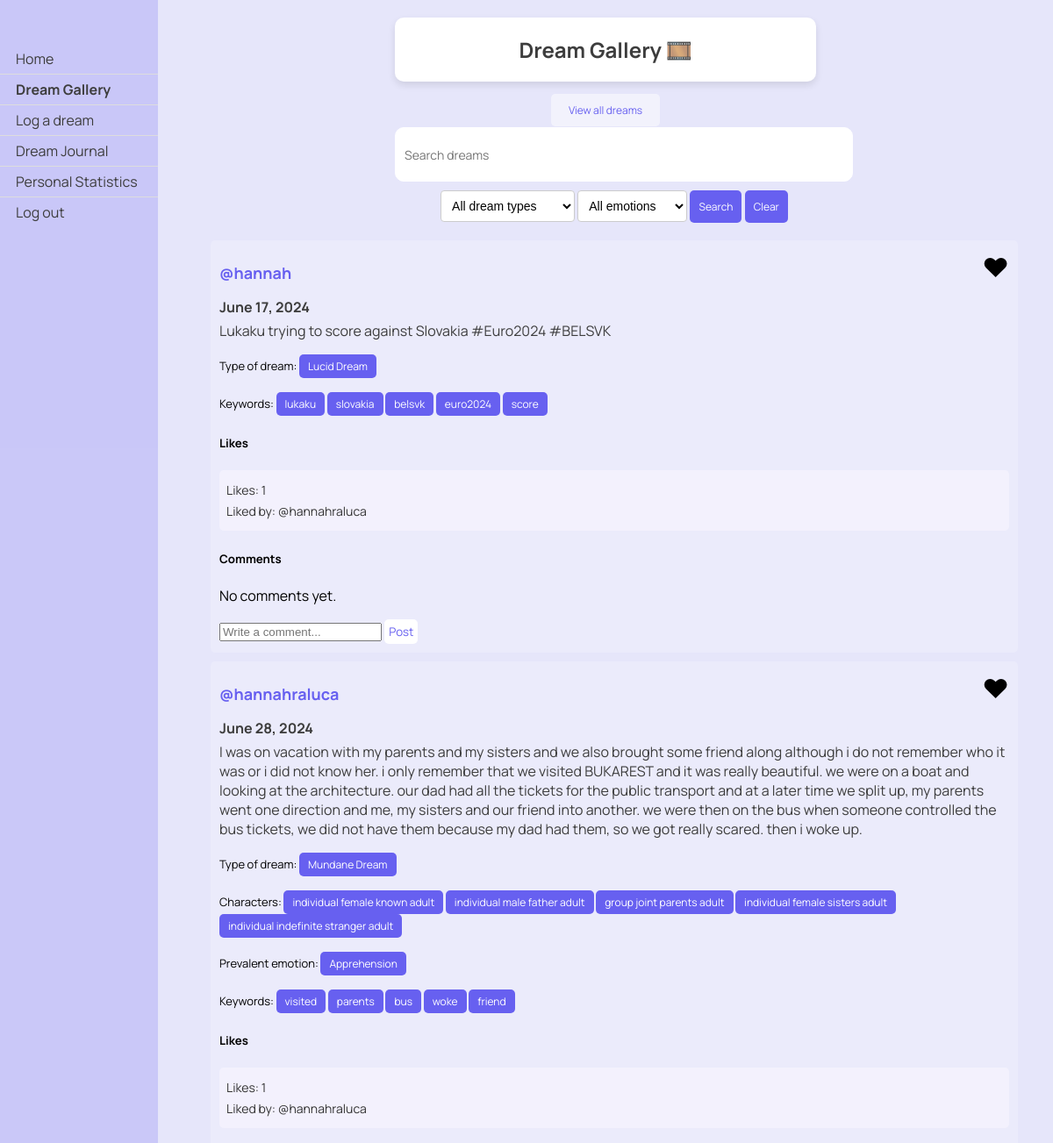
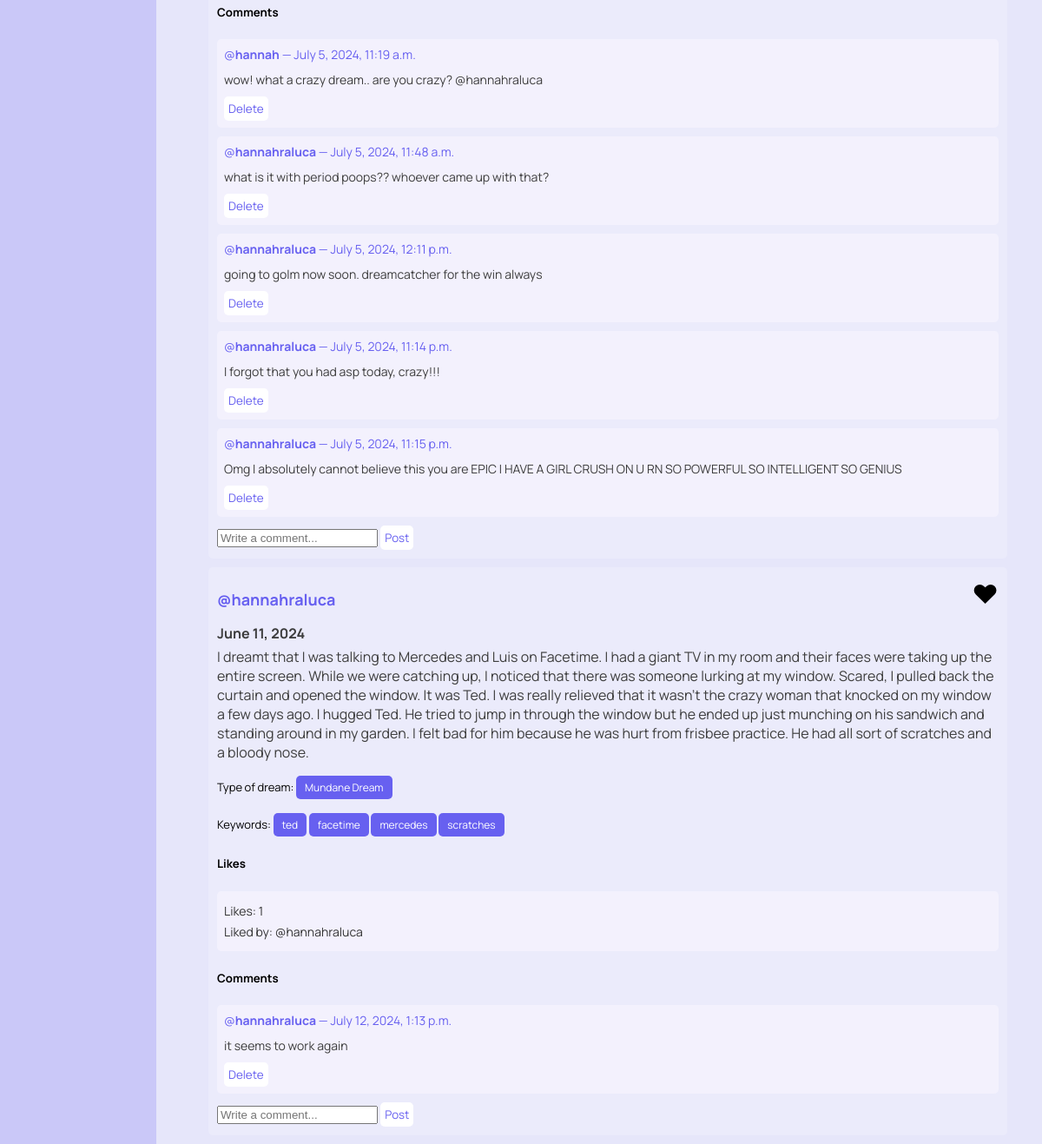
/dreams/view_liked (signed in), run on the app's committed database (2 pictures, top to bottom).
### dreams/models.py (models this page shows, shortened)
class Dream(models.Model):
    classification_options = [
        ('0', 'Nightmare'),
        ('1', 'Mundane Dream'),
        ('2', 'Lucid Dream'),
        ('3', 'Existential Dream'),
    ]
    user = models.ForeignKey(User, on_delete=models.CASCADE)
    date = models.DateField()
    content = models.TextField()
    shared = models.BooleanField(default=False)
    anon = models.BooleanField(default=False)
    processed = models.BooleanField(default=False)
    is_favorite = models.BooleanField(default=False)
    keywords = models.JSONField(default=list, blank=True)
    classification = models.CharField(max_length=1, choices=classification_options, blank=True, null=True, default='')
    characters = models.JSONField(default=list, blank=True)
    places = models.JSONField(default=list, blank=True)
    emotion = models.CharField(max_length=20, blank=True)
    optional_titles = models.JSONField(default=list, blank=True)
    title = models.TextField(blank=True)
    def likes_count(self):
        return self.likes.count()
    def liked_users(self):
        return [like.user for like in self.likes.all()]
    def classification_string(self):
        return dict(self.classification_options).get(self.classification, "No classification")

class Comment(models.Model):
    dream = models.ForeignKey(Dream, related_name='comments', on_delete=models.CASCADE)
    author = models.ForeignKey(User, on_delete=models.CASCADE)
    text = models.TextField()
    created_date = models.DateTimeField(auto_now_add=True)

### dreams/views.py (the view)
# urls.py: path('view_liked', views.view_liked, name='view_liked'),
@login_required
def view_liked(request):
    query = request.GET.get('q', '')
    liked_dream_likes = DreamLike.objects.filter(user=request.user)
    liked_dreams = [dream_like.dream for dream_like in liked_dream_likes]
    for dream in liked_dreams:
        dream.is_liked_by_user = True
        dream.likes_count = dream.likes_count
        dream.liked_users = dream.liked_users()
    if query:
        liked_dreams = [dream for dream in liked_dreams if query.lower() in dream.content.lower()]
    context = {
        'dreams': liked_dreams,
        'query': query,
        'is_liked_view': True,
    }
    return render(request, 'dreams/gallery.html', context)

### dreams/templatetags/highlight.py (called while the page is built)
@register.filter(name='highlight')
def highlight(text, search):
    pattern = re.compile(re.escape(search), re.IGNORECASE)
    highlighted_text = pattern.sub(f'<span class="highlight">{search}</span>', text)
    return highlighted_text

### dreams/templates/dreams/gallery.html (shortened to what this page needs)
{% load static %}
{% load highlight %}
<!DOCTYPE html>
<html>
<head>
    <link rel="stylesheet" type="text/css" href="{% static 'css/styles.css' %}">
</head>
<body>
    <div class="header">
        <h2>Dream Gallery 🎞️</h2>
    </div>
    <div class="sidenav">
        <a href="/">Home</a>
        <a href="{% url 'dreams:gallery' %}"><b>Dream Gallery</b></a>
        <a href="{% url 'dreams:log_dream' %}">Log a dream</a>
        <a href="{% url 'dreams:dream_journal' %}">Dream Journal</a>
        <a href="{% url 'dreams:personal_statistics' %}">Personal Statistics</a>
        <a href="{% url 'logout' %}">Log out</a>
    </div>
    <div class="button-container">
        <div>
            {% if is_liked_view %}
                <a href="{% url 'dreams:gallery' %}" class="button">View all dreams</a>
            {% else %}
                <a href="{% url 'dreams:view_liked' %}" class="button">View liked dreams</a>
            {% endif %}
        </div>
    </div>
    <div class="container">
        <form class="search-form" method="get" action="{% url 'dreams:gallery' %}">
            <input id="searchInput" type="text" name="q" placeholder="Search dreams" value="{{ query }}">
            <select id="classification" name="classification">
                <option value="">All dream types</option>
            </select>
            <select id="emotion" name="emotion">
                <option value="">All emotions</option>
            </select>
            <button type="submit">Search</button>
            <button type="button" onclick="clearSearch()">Clear</button>
        </form>
    </div>
    <div class="dreams">
        {% if dreams %}
            {% for dream in dreams%}
                {% if dream.shared %}
                    {% if not query or query|lower in dream.content|lower %}
                        <div class="dream">
                            {% if not dream.anon %}
                                <h2 class="dream-user">@{{ dream.user }}</h2>
                            {% endif %}
                            <h3 class="dream-date">{{ dream.date }}</h3>
                            <p class="dream-content">
                                {% autoescape off %}
                                {{ dream.content|safe|highlight:query }}
                                {% endautoescape %}
                            </p>
                            <p class="class-form">
                                {% if dream.classification %}
                                    Type of dream:
                                    <form class="class-form" method="get" action="{% url 'dreams:gallery' %}">
                                        <button type="submit">{{ dream.classification_string }}</button>
                                    </form>
                                {% endif %}
                            </p>
                            <p class="class-form">
                                {% if dream.characters %}
                                    Characters:
                                    {% for character in dream.characters %}
                                        <form class="class-form" method="get" action="{% url 'dreams:gallery' %}">
                                            <button type="submit">{{ character }}</button>
                                        </form>
                                    {% endfor %}
                                {% endif %}
                            </p>
                            <p class="class-form">
                                {% if dream.emotion %}
                                    Prevalent emotion:
                                    <form class="class-form" method="get" action="{% url 'dreams:gallery' %}">
                                        <button type="submit">{{ dream.emotion }}</button>
                                    </form>
                                {% endif %}
                            </p>
                            <p class="keyword-form">
                                Keywords:
                                {% for keyword in dream.keywords %}
                                    <form class="keyword-form" method="get" action="{% url 'dreams:gallery' %}">
                                        <button type="submit">{{ keyword }}</button>
                                    </form>
                                {% endfor %}
                            </p>
                            <h5>Likes</h5>
                            <div class="like-info">
                                <p>Likes: {{ dream.likes_count }}</p>
                                <p>Liked by:
                                    {% for user in dream.liked_users %}
                                        @{{ user.username }}
                                    {% endfor %}
                                </p>
                            </div>
                            <div class="menu">
                                <span class="icon">
                                    {% if dream.is_liked_by_user %}
                                        ♥
                                    {% else %}
                                        ♡
                                    {% endif %}
                                </span>
                            </div>
                            <div>
                                <h5>Comments</h5>
                                <div class="comment-section">
                                    {% for comment in dream.comments.all %}
                                        <div class="comment">
                                            <p>@<b>{{ comment.author }}</b> — {{ comment.created_date }} </p>
                                            <div class="comment-text">
                                                {{ comment.text }}
                                            </div>
                                            {% if comment.author == request.user or dream.user == request.user %}
                                                <form method="post" action="{% url 'dreams:delete_comment' comment.id %}">
                                                    <button type="submit" style="font-size: smaller; padding: 5px;">Delete</button>
                                                </form>
                                            {% endif %}
                                        </div>
                                    {% empty %}
                                        <p>No comments yet.</p>
                                    {% endfor %}
                                </div>
                                <form method="post" action="{% url 'dreams:add_comment' dream.id %}">
                                    <input type="text" name="text" placeholder="Write a comment..." required>
                                    <button type="submit" style="font-size: smaller; padding: 5px;">Post</button>
                                </form>
                            </div>
                        </div>
                    {% endif %}
                {% endif %}
            {% endfor %}
        {% else %}
            <p>No liked dreams found.</p>
        {% endif %}
    </div>
</body>
</html>

### static/css/styles.css (style rules this page uses)
body { font-family: 'Manrope', -apple-system, BlinkMacSystemFont, "Segoe UI", Roboto, Oxygen-Sans, Ubuntu, Cantarell, "Helvetica Neue", sans-serif; margin: 0; padding: 0; background-color: #E6E6FA; }
.button, button { font-family: 'Manrope', sans-serif; background-color: white; color:rgba(103, 96, 240); width: auto; text-decoration: none; padding: 10px 20px; border: none; border-radius: 5px; font-size: 18px; cursor: pointer; }

### dreams/templates/dreams/gallery.html (style rules this page uses)
body, html { margin: 0; padding: 0; width: 100%; height: 100%; font-family: 'Manrope', -apple-system, BlinkMacSystemFont, "Segoe UI", Roboto, Oxygen-Sans, Ubuntu, Cantarell, "Helvetica Neue", sans-serif; display: flex; flex-direction: column; justify-content: space-between; align-items: center; }
.header { background: #FFFFFF; color: #3D3D3D; border-radius: 10px; box-shadow: 0 4px 8px rgba(0, 0, 0, 0.1); width: 40%; text-align: center; margin-top: 20px; margin-left: 180px; z-index: 2; position: relative; }
.sidenav { height: 100%; width: 180px; position: fixed; z-index: 1; top: 0; left: 0; background-color: rgba(103, 96, 240, 0.224); overflow-x: hidden; padding-top: 50px; }
.sidenav a { padding: 6px 8px 6px 18px; text-decoration: none; font-size: 16px; color: #3D3D3D; display: block; border-bottom: 1px solid #ddd; }
.sidenav a:last-child { border-bottom: none; }
.container { display: flex; flex-direction: column; align-items: center; justify-content: flex-start; width: calc(100% - 200px); margin-left: 200px; margin-top: 30px; z-index: 1; max-width: 1200px; margin-left: 180px; margin: 0 auto; }
.search-form { text-align: center; width: 50%; margin-left: 200px; }
.search-form input[type="text"] { width: 100%; padding: 10px; font-size: 14px; border: 1px solid #ffffff; border-radius: 10px; height: 40px; margin-bottom: 10px; background-color: #ffffff; font-family: 'Manrope', sans-serif; }
.search-form button { padding: 10px 10px; font-size: 12px; cursor: pointer; background-color: rgba(103, 96, 240); color: white; border: none; border-radius: 5px; transition: background-color 0.3s; margin-bottom: 20px; font-family: 'Manrope', sans-serif; }
.keyword-form, .class-form { margin-bottom: 20px; text-align: center; width: 50%; font-size: 13px; display: inline; margin: 0 auto; }
.keyword-form button, .class-form button { padding: 5px 10px; font-size: 12px; cursor: pointer; background-color: rgba(103, 96, 240); color: white; border: none; border-radius: 5px; transition: background-color 0.3s; gap: 10px; font-family: 'Manrope', sans-serif; }
.dreams { width: 100%; max-width: 900px; margin-left: 180px; }
.dream { margin-bottom: 10px; padding: 10px; border-radius: 5px; background-color: rgba(255, 255, 255, 0.2); position: relative; width: 100%; }
.dream-date { font-size: 16px; font-weight: bold; margin-bottom: 5px; color: #3D3D3D; }
.dream-user { font-size: 18px; font-weight: bold; margin-bottom: 5px; color: rgba(103, 96, 240); }
.dream-content { font-size: 16px; margin-top: 5px; color: #3D3D3D; }
.menu { position: absolute; top: 10px; right: 10px; cursor: pointer; user-select: none; }
.menu .icon { font-size: 30px; font-weight: bold; }
.button { padding: 8px, 12px; border: none; border-radius: 5px; background-color: rgba(255, 255, 255, 0.5); font-size: 12px; cursor: pointer; text-decoration: none; transition: background-color 0.3s; font-family: inherit; margin-left: 180px; letter-spacing: inherit; }
.button-container { display: flex; gap: 12px; margin-bottom: 10px; margin-top: 20px; }
.like-info { margin-top: 10px; padding: 8px; background-color: #fcf9ff72; border-radius: 5px; }
.like-info p { margin: 5px 0; font-size: 14px; color: #333; }
.comment { background-color: #fcf9ff72; border-radius: 5px; padding: 8px; margin-bottom: 10px; }
.comment p { font-size: 14px; color: rgba(103, 96, 240); margin: 0; }
.comment-text { font-size: 14px; margin-top: 10px; margin-bottom: 10px; color: #3D3D3D; }
#classification option { padding: 8px; font-size: 14px; color: rgba(103, 96, 240); }
#classification { padding: 8px; font-size: 14px; border: 1px solid #ccc; border-radius: 4px; background-color: white; color: black, cursor: pointer; }
#emotion option { padding: 8px; font-size: 14px; background-color: white; color: rgba(103, 96, 240); }
#emotion { padding: 8px; font-size: 14px; border: 1px solid #ccc; border-radius: 4px; background-color: white; cursor: pointer; }

### data on the page
Dream: user "hannah", date "June 17, 2024", content|highlight "L u k a k u t r y i n g t o s c o r e a g a i n s t S l o v a k i a # E u r o 2 0 2 4 # B E L S V K", classification_string "Lucid Dream", keywords "lukaku" "slovakia" "belsvk" "euro2024" "score", likes_count "1"
Dream: user "hannahraluca", date "June 28, 2024", content|highlight "I w a s o n v a c a t i o n w i t h m y p a r e n t s a n d m y s i s t e r s a n d w e a l s o b r o u g h t s o m e f r i e n d a l o n g a l t h o u g h i d o n o t r e m e m b e r w h o i t w a s o r i d i d n o t k n o w h e r . i o n l y r e m e m b e r t h a t w e v i s i t e d B U K A R E S T a n d i t w a s r e a l l y b e a u t i f u l . w e w e r e o n a b o a t a n d l o o k i n g a t t h e a r c h i t e c t u r e . o u r d a d h a d a l l t h e t i c k e t s f o r t h e p u b l i c t r a n s p o r t a n d a t a l a t e r t i m e w e s p l i t u p , m y p a r e n t s w e n t o n e d i r e c t i o n a n d m e , m y s i s t e r s a n d o u r f r i e n d i n t o a n o t h e r . w e…", classification_string "Mundane Dream", characters "individual female known adult" "individual male father adult" "group joint parents adult" "individual female sisters adult" "individual indefinite stranger adult", emotion "Apprehension", keywords "visited" "parents" "bus" "woke" "friend", likes_count "1"
Comment: author "hannah", created_date "July 5, 2024, 11:19 a.m.", text "wow! what a crazy dream.. are you crazy? @hannahraluca", shows "Delete"
Comment: author "hannahraluca", created_date "July 5, 2024, 11:48 a.m.", text "what is it with period poops?? whoever came up with that?", shows "Delete"
Comment: author "hannahraluca", created_date "July 5, 2024, 12:11 p.m.", text "going to golm now soon. dreamcatcher for the win always", shows "Delete"
Comment: author "hannahraluca", created_date "July 5, 2024, 11:14 p.m.", text "I forgot that you had asp today, crazy!!!", shows "Delete"
Comment: author "hannahraluca", created_date "July 5, 2024, 11:15 p.m.", text "Omg I absolutely cannot believe this you are EPIC I HAVE A GIRL CRUSH ON U RN SO POWERFUL SO INTELLIGENT SO GENIUS", shows "Delete"
Dream: user "hannahraluca", date "June 11, 2024", content|highlight "I d r e a m t t h a t I w a s t a l k i n g t o M e r c e d e s a n d L u i s o n F a c e t i m e . I h a d a g i a n t T V i n m y r o o m a n d t h e i r f a c e s w e r e t a k i n g u p t h e e n t i r e s c r e e n . W h i l e w e w e r e c a t c h i n g u p , I n o t i c e d t h a t t h e r e w a s s o m e o n e l u r k i n g a t m y w i n d o w . S c a r e d , I p u l l e d b a c k t h e c u r t a i n a n d o p e n e d t h e w i n d o w . I t w a s T e d . I w a s r e a l l y r e l i e v e d t h a t i t w a s n ' t t h e c r a z y w o m a n t h a t k n o c k e d o n m y w i n d o w a f e w d a y s a g o . I h u g g e d T e d . H e t r i e d t o j u m p i n t h r o u g h t h e w i n d…", classification_string "Mundane Dream", keywords "ted" "facetime" "mercedes" "scratches", likes_count "1"
Comment: author "hannahraluca", created_date "July 12, 2024, 1:13 p.m.", text "it seems to work again", shows "Delete"

### other printed values
{{ user.username }} "hannahraluca"
